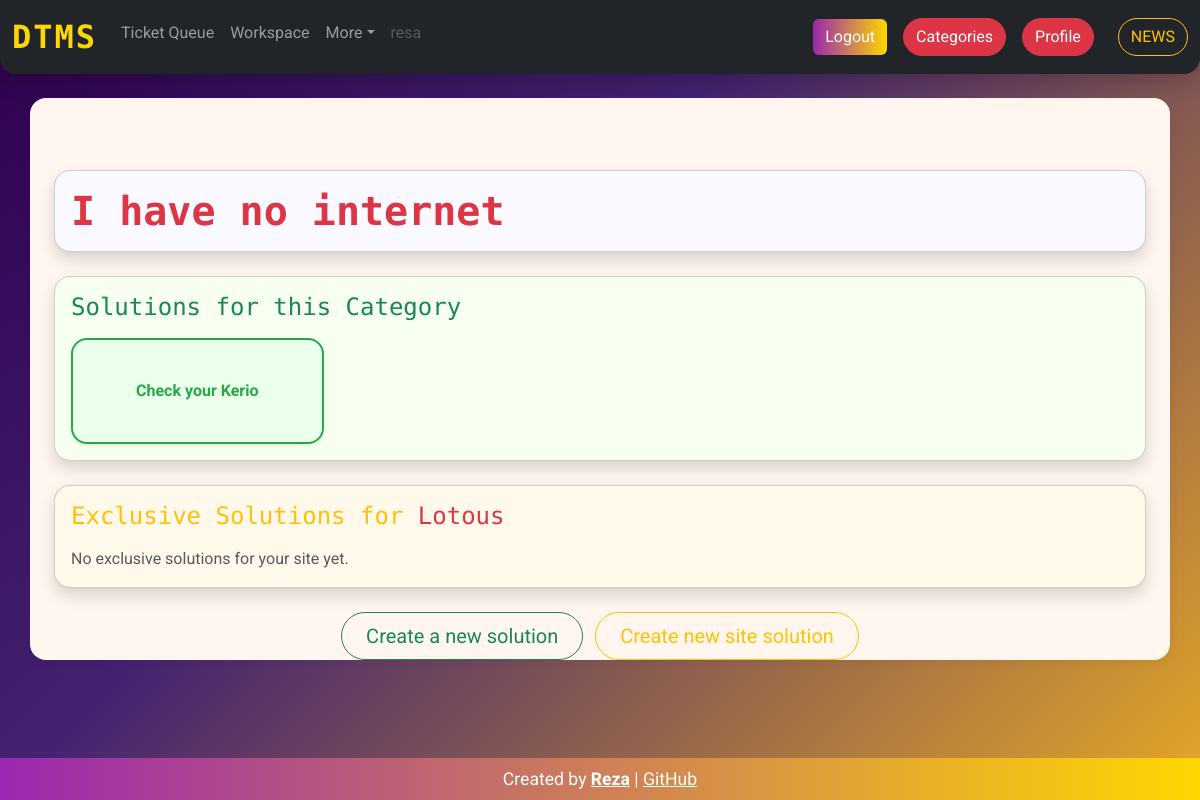
The page /categories/3 (signed in) on the database as committed earlier.
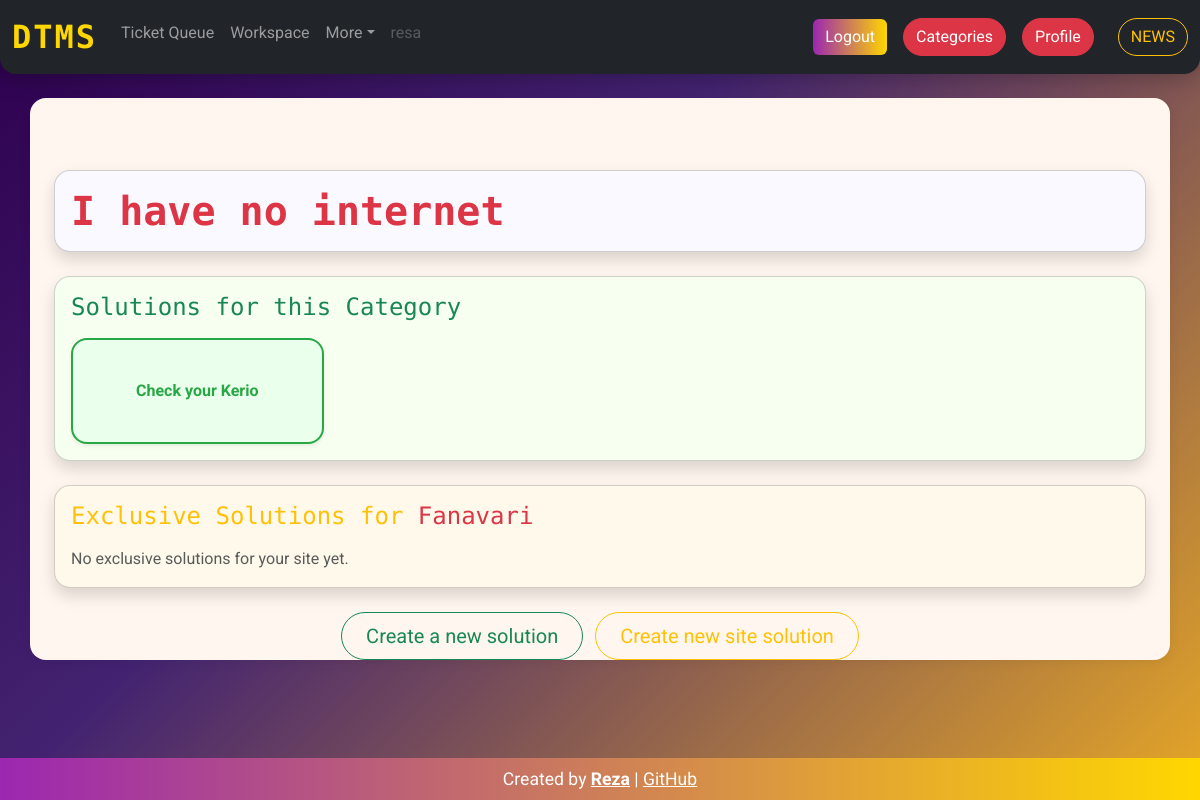
The same page on the database as committed later.
### users/models.py (models this page shows, shortened)
class User(AbstractUser):
    mode_choices = (
        ('engineer' , 'engineer'),
        ('customer', 'customer'),
    )
    is_customer = models.BooleanField(default=False)
    is_engineer = models.BooleanField(default=False)
    site = models.ForeignKey(Site ,on_delete=models.DO_NOTHING, null=True , blank=True)
    ssites = models.ManyToManyField(Site, related_name='ssites')
    contact = models.CharField(max_length=200,null=True , blank=True)
    image = models.ImageField(upload_to='profilepics', blank=True , null=True)
    phone_regex = RegexValidator(regex=r'^(\+\d{1,3})?,?\s?\d{8,13}', message="Phone number must be entered in the format: '+999999999'. Up to 15 digits allowed.")
    phone = models.CharField(validators=[phone_regex], max_length=17, null = True ,blank=True, unique = True) # validators should be a list

class Site(models.Model):
    name = models.CharField(max_length=100 , unique=True)
    description = models.TextField()
    date_created = models.DateTimeField(auto_now_add=True)
    slug = models.SlugField(max_length=255, unique=True , blank=True , null=True)
    def __str__(self) :
        return self.name

### solutions/views.py (the view)
# urls.py: path('<int:pk>', views.category_detail, name='category'),
@login_required
def category_detail(request , pk):
    category = get_object_or_404(Category , pk=pk)
    sub_categories = Category.objects.filter(parent=category)
    if request.user.is_engineer :
        solutions = Solution.objects.filter(category = category).filter(visible_to_all = True)
        site_solutions = Solution.objects.filter(site = request.user.site).filter(visible_to_all = False).filter(category = category)
    else :
        solutions = Solution.objects.filter(category = category).filter(visible = True).filter(visible_to_all = True)
        site_solutions = Solution.objects.filter(site = request.user.site).filter(visible = True).filter(visible_to_all = False).filter(category = category)
    your_tickets = Ticket.objects.filter(created_by = request.user).filter(category = category)
    return render(request, 'solutions/category.html', {
        'category':category,
        'solutions' : solutions,
        'your_tickets' : your_tickets,
        'sub_categories' : sub_categories,
        'site_solutions' : site_solutions,
    })

### templates/solutions/category.html (shortened to what this page needs)
{% extends 'base.html' %}
{% load widget_tweaks %}
{% block content %}
<div class="container my-5">
    <div class="card shadow mb-4 rounded-4 p-3" style="background: #faf9ff;">
        <div class="d-flex flex-wrap justify-content-between align-items-center">
            <h1 class="text-danger fw-bold mb-0" style="font-family: 'Fira Mono', monospace;">{{ category.title }}</h1>
        </div>
    </div>
    <div class="card shadow mb-4 rounded-4 p-3" style="background: #f7fff1;">
        <h4 class="mb-3 text-success">Solutions for this Category</h4>
        <div class="row g-3">
            {% for solution in solutions %}
            <div class="col-12 col-sm-6 col-md-4 col-lg-3">
                <a href="{% url 'solution' solution.pk %}" style="text-decoration: none;">
                    <div class="card rounded-4 shadow-sm h-100"
                         style="border: 2px solid {% if solution.visible %}#28a745{% else %}#dc3545{% endif %}; background: {% if solution.visible %}#eaffec{% else %}#fff2f2{% endif %};">
                        <div class="card-body d-flex align-items-center justify-content-center" style="height: 70px;">
                            <span class="fw-bold fs-6" style="color: {% if solution.visible %}#28a745{% else %}#dc3545{% endif %};">
                                {{ solution.title }}
                            </span>
                        </div>
                    </div>
                </a>
            </div>
            {% endfor %}
        </div>
    </div>
    <div class="card shadow mb-4 rounded-4 p-3" style="background: #fff9ec;">
        <h4 class="mb-3 text-warning">Exclusive Solutions for <span class="text-danger">{{ request.user.site }}</span></h4>
        <div class="row g-3">
            {% if site_solutions %}
                {% for solution in site_solutions %}
                <div class="col-12 col-sm-6 col-md-4 col-lg-3">
                    <a href="{% url 'solution' solution.pk %}" style="text-decoration: none;">
                        <div class="card rounded-4 shadow-sm h-100"
                             style="border: 2px solid {% if solution.visible %}#28a745{% else %}#dc3545{% endif %}; background: {% if solution.visible %}#eaffec{% else %}#fff2f2{% endif %};">
                            <div class="card-body d-flex align-items-center justify-content-center" style="height: 70px;">
                                <span class="fw-bold fs-6" style="color: {% if solution.visible %}#28a745{% else %}#dc3545{% endif %};">
                                    {{ solution.title }}
                                </span>
                            </div>
                        </div>
                    </a>
                </div>
                {% endfor %}
            {% else %}
                <div class="col-12">
                    <span class="text-muted">No exclusive solutions for your site yet.</span>
                </div>
            {% endif %}
        </div>
    </div>
    <div class="text-center mt-4">
        {% if request.user.is_customer %}
            <a href="{% url 'create-ticket-category' category.pk %}" class="btn btn-primary btn-lg rounded-pill px-4 me-2">
                <i class="bi bi-plus-circle"></i> Create a new ticket in this category
            </a>
        {% elif request.user.is_engineer %}
            <a href="{% url 'create-solution' category.pk %}" class="btn btn-outline-success btn-lg rounded-pill px-4 me-2">
                 Create a new solution
            </a>
            <a href="{% url 'create-site-solution' category.pk %}" class="btn btn-outline-warning btn-lg rounded-pill px-4">
                 Create new site solution
            </a>
        {% endif %}
    </div>
</div>
{% endblock content %}

### templates/base.html (shortened to what this page needs)
<!DOCTYPE html>
<html lang="en">
<head>
    <link rel="stylesheet" href="https://cdn.jsdelivr.net/npm/bootstrap@5.3.3/dist/css/bootstrap.min.css">
</head>
<body>
    {% if request.user.is_authenticated %}
        <nav class="navbar navbar-expand-lg navbar-dark bg-dark mb-4">
            <div class="container-fluid">
                <a class="navbar-brand" href="/">DTMS</a>
                <div class="collapse navbar-collapse" id="navbarSupportedContent">
                    <ul class="navbar-nav me-auto mb-2 mg-lg-0">
                        {% if request.user.is_customer %}
                            <li class="nav-item"><a class="nav-link" href="{% url 'create-ticket' %}">Create Ticket</a></li>
                            <li class="nav-item"><a class="nav-link" href="{% url 'all-tickets' %}">View Tickets</a></li>
                        {% elif request.user.is_engineer %}
                            <li class="nav-item"><a class="nav-link" href="{% url 'ticket-queue' %}">Ticket Queue</a></li>
                            <li class="nav-item"><a class="nav-link" href="{% url 'workspace' %}">Workspace</a></li>
                            <li class="nav-item dropdown">
                                <a class="nav-link dropdown-toggle" href="#" id="navbarDropdown" role="button"
                                   data-bs-toggle="dropdown" aria-expanded="false">More</a>
                            </li>
                        {% endif %}
                        <li class="nav-item">
                            <a class="nav-link disabled" href="#" tabindex="-1" aria-disabled="true">{{ request.user.username }}</a>
                        </li>
                    </ul>
                    <div class="d-flex align-items-center gap-2">
                        <a href="{% url 'logout' %}" class="btn btn-primary me-2">Logout</a>
                        <a href="{% url 'categories' %}" class="btn btn-danger me-2">Categories</a>
                        <a href="{% url 'home' request.user.username %}" class="btn btn-danger me-2">Profile</a>
                        {% if request.user.is_engineer %}
                            <a href="{% url 'chat:news' %}" class="btn btn-outline-warning ms-2">NEWS</a>
                        {% endif %}
                    </div>
                </div>
            </div>
        </nav>
    {% endif %}
    <div class="container content-section">
        <br>
        {% block content %}
        {% endblock content %}
    </div>
    <br><br>
    <div class="footer">
        Created by <a href="https://t.me/rezacs" style="color: #fff; font-weight: bold;">Reza</a> |
        <a href="https://github.com/Rezacs/django_project" style="color: #fff; text-decoration: underline;" target="_blank">GitHub</a>
    </div>
</body>
</html>

Rows that differ between the two databases and show on the page:
changed User "resa": user.site "Lotous" → "Fanavari"
